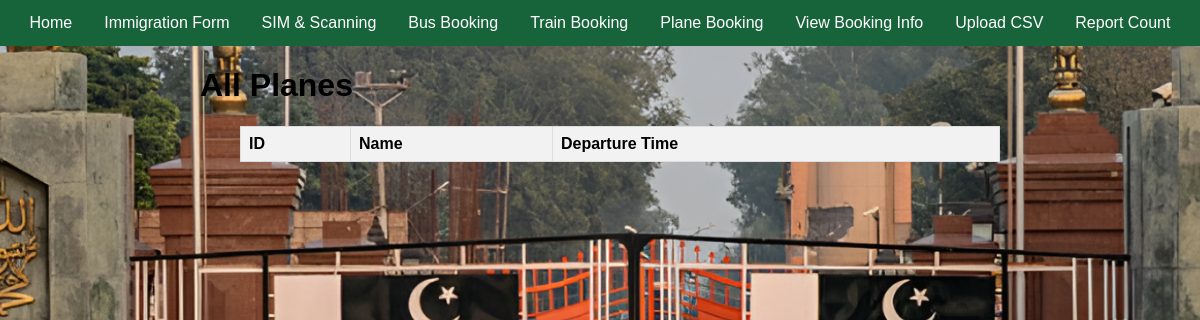
The app's page /view-planes/, older data.
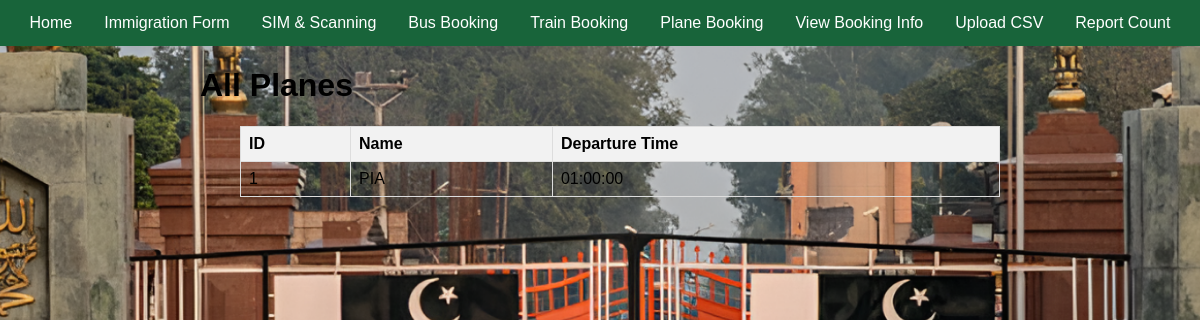
The same page, newer data.
### database.py (models this page shows)
class Plane(Base):
    __tablename__ = "plane"
    plane_id = Column(Integer, primary_key=True, autoincrement=True)
    company = Column(String, nullable=True)
    departure_time = Column(Time, nullable=False)

### main.py (the view)
@app.get("/view-planes/")
def view_planes(request: Request, db: Session = Depends(get_db)):
    planes = db.query(Plane).all()
    return templates.TemplateResponse("view_planes.html", {"request": request, "planes": planes})

### templates/view_planes.html
{% extends "base.html" %}
{% block content %}
<h1>All Planes</h1>
<ul>
    <table>
        <tr>
            <th>ID</th>
            <th>Name</th>
            <th>Departure Time</th>
        </tr>
    {% for plane in planes %}
        <tr>
            <td>{{ plane.plane_id }} </td>
            <td>{{ plane.company }}</td>
            <td>{{ plane.departure_time }}</td>
        </tr>
    {% endfor %}
    </table>
</ul>
{% endblock %}

Row changes from the older to the newer data that the page shows:
added Plane: plane_id "1", company "PIA", departure_time "01:00:00"
